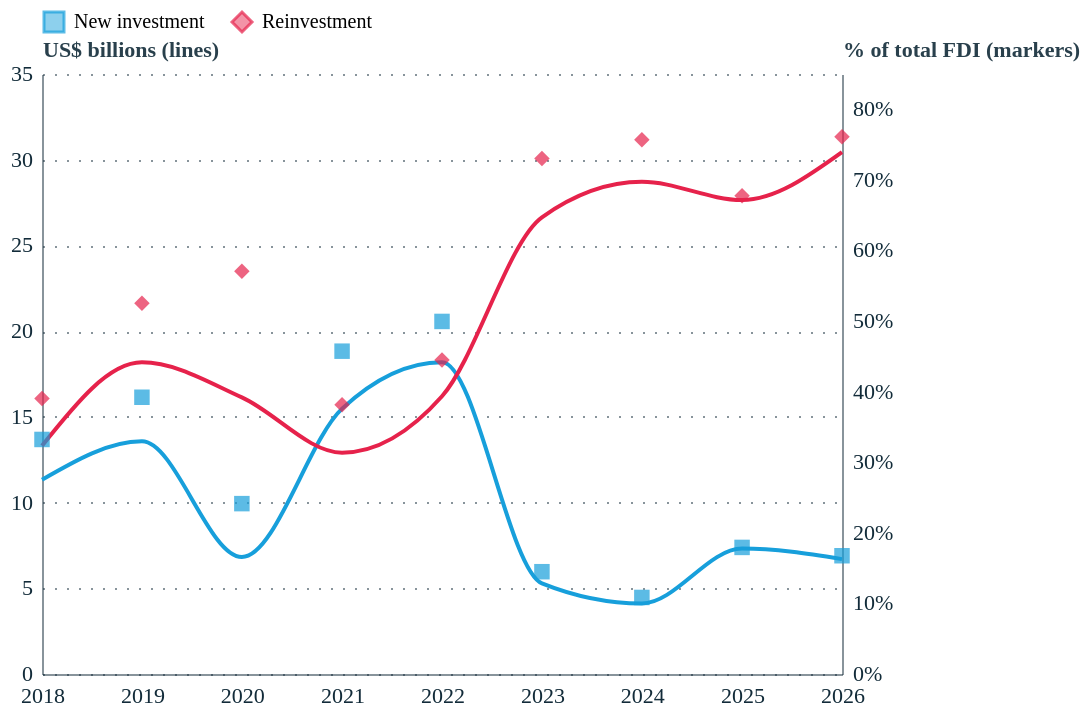

The code cell stored with this chart in its notebook:
### Code cell
# ── Chart 4: FDI by type, dual axis ──

# Filter levels to just two series (no parent company)
df4_lines = df4_levels[df4_levels["Series"] != "Parent company"]

color_scale = alt.Scale(
    domain=["New investment","Reinvestment"],
    range=[pallete["nominal_1"], pallete["nominal_2"]]
)

# Smooth lines: levels (left axis)
lines = alt.Chart(df4_lines).mark_line(interpolate='monotone').encode(
    x=alt.X('Date:T', axis=alt.Axis()),
    y=alt.Y('Value:Q', axis=alt.Axis(title='US$ billions (lines)', format='.0f')),
    color=alt.Color('Series:N', legend=alt.Legend(orient='top', title=None),
                    scale=color_scale)
)

# Markers only: shares (right axis)
share_dots = alt.Chart(df4_shares).mark_point(size=60, filled=True).encode(
    x=alt.X('Date:T'),
    y=alt.Y('Value:Q',
            axis=alt.Axis(title='% of total FDI (markers)', format='.0%'),
            scale=alt.Scale(domain=[0, 0.85])),
    color=alt.Color('Series:N', legend=None, scale=color_scale),
    shape=alt.Shape('Series:N', legend=alt.Legend(orient='top', title=None),
                    scale=alt.Scale(
                        domain=["New investment","Reinvestment"],
                        range=["square","diamond"]))
)

chart4 = alt.layer(lines, share_dots).resolve_scale(y='independent')
chart4

### Figure 1 — Vega-Lite specification as saved in the notebook (floating-point values rounded to 4 significant figures)
{"config": {"font": "Circular Std", "mark": {"line": {"interpolate": "linear"}}, "view": {"stroke": "transparent", "width": 400, "height": 300}, "range": {"category": ["#179fdb", "#e6224b", "#f4c245", "#122b39", "#eb5c2e", "#36b7b4"], "diverging": ["#E6224B", "#E54753", "#C9C9C9", "#179FDB", "#122B39"], "heatmap": ["#C9C9C9", "#179FDB", "#0063AF", "#122B39"], "ordinal": ["#00A767", "#36B7B4", "#179FDB", "#0063AF", "#243B5A"]}, "axisX": {"labelColor": "#122b39", "tickColor": "#122b39", "domainColor": "#122b39", "domainOpacity": 0.5, "gridOpacity": 0, "labelAngle": 0, "labelAlign": "center", "labelFontSize": 11, "labelPadding": 5, "tickCount": 10, "tickSize": 0, "title": ""}, "axisY": {"labelColor": "#122b39", "tickColor": "#122b39", "domainColor": "#122b39", "gridColor": "#122b39", "gridDash": [1, 5], "gridOpacity": 0.5, "labelPadding": 5, "labelFontSize": 11, "domainOpacity": 0.5, "tickSize": 0, "title": null, "titleAlign": "left", "titleAngle": 0, "titleBaseline": "bottom", "titleColor": "#122b39", "titleOpacity": 0.9, "titleX": 0, "titleY": -7}}, "layer": [{"data": {"name": "data-1a40f855661502e6cdd011c9e8d46c9e"}, "mark": {"type": "line", "interpolate": "monotone"}, "encoding": {"color": {"field": "Series", "legend": {"orient": "top", "title": null}, "scale": {"domain": ["New investment", "Reinvestment"], "range": ["#179fdb", "#e6224b"]}, "type": "nominal"}, "x": {"axis": {}, "field": "Date", "type": "temporal"}, "y": {"axis": {"format": ".0f", "title": "US$ billions (lines)"}, "field": "Value", "type": "quantitative"}}}, {"data": {"name": "data-369050564cf2db02346eb1d0ab7475f5"}, "mark": {"type": "point", "filled": true, "size": 60}, "encoding": {"color": {"field": "Series", "legend": null, "scale": {"domain": ["New investment", "Reinvestment"], "range": ["#179fdb", "#e6224b"]}, "type": "nominal"}, "shape": {"field": "Series", "legend": {"orient": "top", "title": null}, "scale": {"domain": ["New investment", "Reinvestment"], "range": ["square", "diamond"]}, "type": "nominal"}, "x": {"field": "Date", "type": "temporal"}, "y": {"axis": {"format": ".0%", "title": "% of total FDI (markers)"}, "field": "Value", "scale": {"domain": [0, 0.85]}, "type": "quantitative"}}}], "resolve": {"scale": {"y": "independent"}}, "$schema": "https://vega.github.io/schema/vega-lite/v6.1.0.json", "datasets": {"data-1a40f855661502e6cdd011c9e8d46c9e": [{"Date": "2018-01-01T00:00:00", "year": 2018, "Series": "New investment", "Value": 11.33}, {"Date": "2019-01-01T00:00:00", "year": 2019, "Series": "New investment", "Value": 13.57}, {"Date": "2020-01-01T00:00:00", "year": 2020, "Series": "New investment", "Value": 6.826}, {"Date": "2021-01-01T00:00:00", "year": 2021, "Series": "New investment", "Value": 15.48}, {"Date": "2022-01-01T00:00:00", "year": 2022, "Series": "New investment", "Value": 18.19}, {"Date": "2023-01-01T00:00:00", "year": 2023, "Series": "New investment", "Value": 5.286}, {"Date": "2024-01-01T00:00:00", "year": 2024, "Series": "New investment", "Value": 4.114}, {"Date": "2025-01-01T00:00:00", "year": 2025, "Series": "New investment", "Value": 7.319}, {"Date": "2026-01-01T00:00:00", "year": 2026, "Series": "New investment", "Value": 6.7}, {"Date": "2018-01-01T00:00:00", "year": 2018, "Series": "Reinvestment", "Value": 13.31}, {"Date": "2019-01-01T00:00:00", "year": 2019, "Series": "Reinvestment", "Value": 18.18}, {"Date": "2020-01-01T00:00:00", "year": 2020, "Series": "Reinvestment", "Value": 16.14}, {"Date": "2021-01-01T00:00:00", "year": 2021, "Series": "Reinvestment", "Value": 12.91}, {"Date": "2022-01-01T00:00:00", "year": 2022, "Series": "Reinvestment", "Value": 16.2}, {"Date": "2023-01-01T00:00:00", "year": 2023, "Series": "Reinvestment", "Value": 26.64}, {"Date": "2024-01-01T00:00:00", "year": 2024, "Series": "Reinvestment", "Value": 28.71}, {"Date": "2025-01-01T00:00:00", "year": 2025, "Series": "Reinvestment", "Value": 27.65}, {"Date": "2026-01-01T00:00:00", "year": 2026, "Series": "Reinvestment", "Value": 30.44}], "data-369050564cf2db02346eb1d0ab7475f5": [{"Date": "2018-01-01T00:00:00", "year": 2018, "Series": "New investment", "Value": 0.3323}, {"Date": "2019-01-01T00:00:00", "year": 2019, "Series": "New investment", "Value": 0.3921}, {"Date": "2020-01-01T00:00:00", "year": 2020, "Series": "New investment", "Value": 0.2414}, {"Date": "2021-01-01T00:00:00", "year": 2021, "Series": "New investment", "Value": 0.4573}, {"Date": "2022-01-01T00:00:00", "year": 2022, "Series": "New investment", "Value": 0.4995}, {"Date": "2023-01-01T00:00:00", "year": 2023, "Series": "New investment", "Value": 0.1449}, {"Date": "2024-01-01T00:00:00", "year": 2024, "Series": "New investment", "Value": 0.1084}, {"Date": "2025-01-01T00:00:00", "year": 2025, "Series": "New investment", "Value": 0.1793}, {"Date": "2026-01-01T00:00:00", "year": 2026, "Series": "New investment", "Value": 0.1675}, {"Date": "2018-01-01T00:00:00", "year": 2018, "Series": "Reinvestment", "Value": 0.3903}, {"Date": "2019-01-01T00:00:00", "year": 2019, "Series": "Reinvestment", "Value": 0.5251}, {"Date": "2020-01-01T00:00:00", "year": 2020, "Series": "Reinvestment", "Value": 0.5706}, {"Date": "2021-01-01T00:00:00", "year": 2021, "Series": "Reinvestment", "Value": 0.3815}, {"Date": "2022-01-01T00:00:00", "year": 2022, "Series": "Reinvestment", "Value": 0.4449}, {"Date": "2023-01-01T00:00:00", "year": 2023, "Series": "Reinvestment", "Value": 0.7303}, {"Date": "2024-01-01T00:00:00", "year": 2024, "Series": "Reinvestment", "Value": 0.7567}, {"Date": "2025-01-01T00:00:00", "year": 2025, "Series": "Reinvestment", "Value": 0.6775}, {"Date": "2026-01-01T00:00:00", "year": 2026, "Series": "Reinvestment", "Value": 0.7612}]}}
